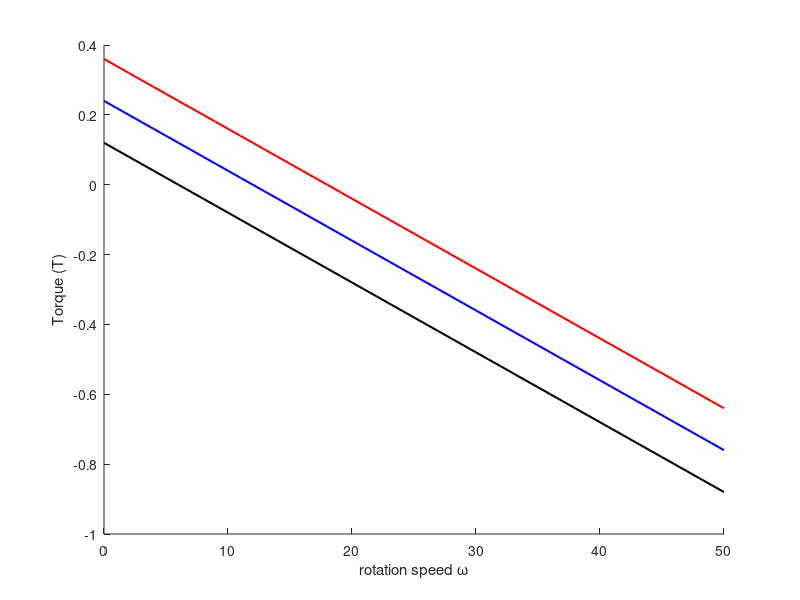
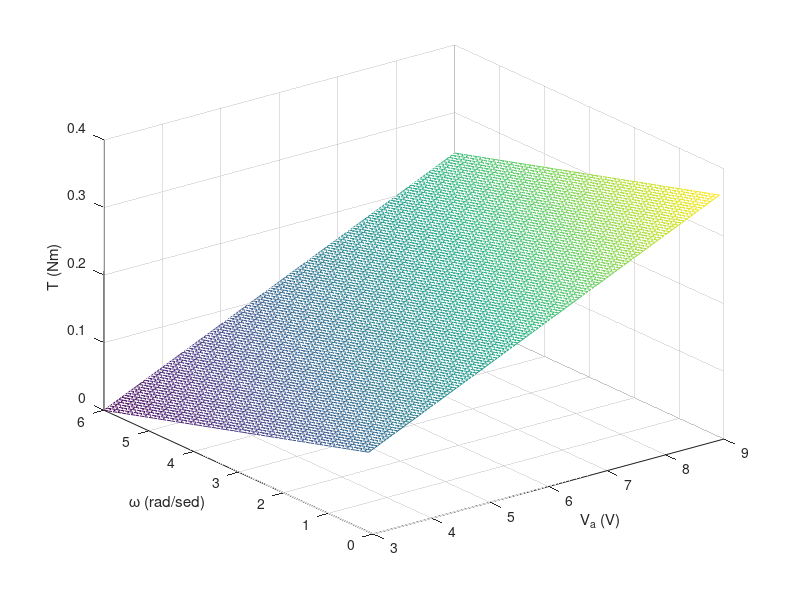

The MATLAB source for these figures, in order:
% TorqueSpeedRelation.m
% Fred Livingston (fjliving@ncsu.edu) 2-19-2023

clc;
clear all;
close all;

Ke = 0.2; % Torque Constant Nm/A
Kb = 0.5; % Back-EMF Constant Vs/rad
R = 5;    % Terminal Resistance

counter1 = 1;
for spd = 0:1:50
    V = 3;
        counter2 = 1;
    T(counter1,counter2) = Ke / R * (V - Kb * spd);
    V = 6;
        counter2 = 2;
    T(counter1,counter2) = Ke / R * (V - Kb * spd);
    V = 9;
        counter2 = 3;
    T(counter1,counter2) = Ke / R * (V - Kb * spd);
    counter1 = counter1 + 1;
end
spd = 0:1:50;
figure;
hold on;
plot(spd,T(:,1),'k','linewidth',1.5);
plot(spd,T(:,2),'b','linewidth',1.5);
plot(spd,T(:,3),'r','linewidth',1.5);
xlabel('rotation speed \omega');
ylabel('Torque (T)');
% xlim([0 22]);
% ylim([0 0.4]);


counter1 = 1;
counter2 = 1;
for V = 3:0.05:9
% for V = 3
    for spd = 0.1:0.1:6
        T(counter2,counter1) = Ke / R * (V - Kb * spd);
        counter2 = counter2 + 1;
    end
    counter1 = counter1 + 1;
    counter2 = 1;
end

V = 3:0.05:9;
% V = 3;
spd = 0.1:0.1:6;

figure;
mesh(V,spd,T);
xlabel('V_a (V)');
ylabel('\omega (rad/sed)');
zlabel('T (Nm)');


